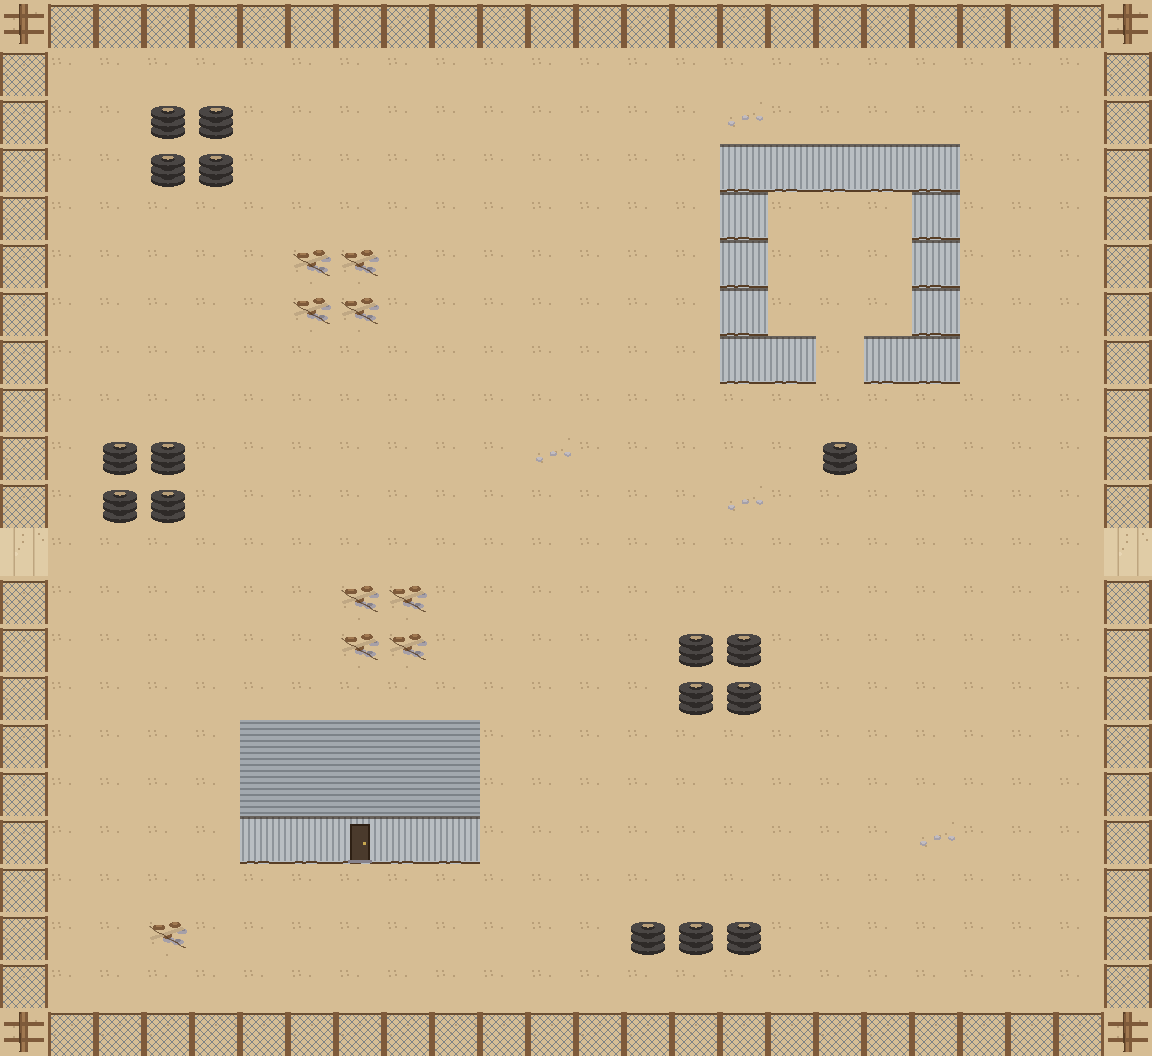

A 2D game scene composited from a Tiled map and its tileset images. What follows is a short description and the map's XML, with every tile layer's data as written:
An orthogonal 24x22 tile map with 48x48 px tiles, 1 tile layer (Ground), 3 tilesets and 12 objects (Spawn, Exit, Chest, Padlock, Ledger, ...).

<map version="1.10" tiledversion="1.12.2" orientation="orthogonal" renderorder="right-down" width="24" height="22" tilewidth="48" tileheight="48" infinite="0" nextlayerid="3" nextobjectid="13">
 <tileset firstgid="1" source="terrain.tsx" />
 <tileset firstgid="289" source="tileset.tsx" />
 <tileset firstgid="295" source="lokasie.tsx" />
 <layer id="1" name="Ground" width="24" height="22">
  <data encoding="csv">
306,305,305,305,305,305,305,305,305,305,305,305,305,305,305,305,305,305,305,305,305,305,305,306,
305,295,295,295,295,295,295,295,295,295,295,295,295,295,295,295,295,295,295,295,295,295,295,305,
305,295,295,307,307,295,295,295,295,295,295,295,295,295,295,296,295,295,295,295,295,295,295,305,
305,295,295,307,307,295,295,295,295,295,295,295,295,295,295,299,299,299,299,299,295,295,295,305,
305,295,295,295,295,295,295,295,295,295,295,295,295,295,295,299,295,295,295,299,295,295,295,305,
305,295,295,295,295,295,308,308,295,295,295,295,295,295,295,299,295,295,295,299,295,295,295,305,
305,295,295,295,295,295,308,308,295,295,295,295,295,295,295,299,295,295,295,299,295,295,295,305,
305,295,295,295,295,295,295,295,295,295,295,295,295,295,295,299,299,295,299,299,295,295,295,305,
305,295,295,295,295,295,295,295,295,295,295,295,295,295,295,295,295,295,295,295,295,295,295,305,
305,295,307,307,295,295,295,295,295,295,295,296,295,295,295,295,295,307,295,295,295,295,295,305,
305,295,307,307,295,295,295,295,295,295,295,295,295,295,295,296,295,295,295,295,295,295,295,305,
297,295,295,295,295,295,295,295,295,295,295,295,295,295,295,295,295,295,295,295,295,295,295,297,
305,295,295,295,295,295,295,308,308,295,295,295,295,295,295,295,295,295,295,295,295,295,295,305,
305,295,295,295,295,295,295,308,308,295,295,295,295,295,307,307,295,295,295,295,295,295,295,305,
305,295,295,295,295,295,295,295,295,295,295,295,295,295,307,307,295,295,295,295,295,295,295,305,
305,295,295,295,295,302,302,302,302,302,295,295,295,295,295,295,295,295,295,295,295,295,295,305,
305,295,295,295,295,302,302,302,302,302,295,295,295,295,295,295,295,295,295,295,295,295,295,305,
305,295,295,295,295,299,299,311,299,299,295,295,295,295,295,295,295,295,295,296,295,295,295,305,
305,295,295,295,295,295,295,295,295,295,295,295,295,295,295,295,295,295,295,295,295,295,295,305,
305,295,295,308,295,295,295,295,295,295,295,295,295,307,307,307,295,295,295,295,295,295,295,305,
305,295,295,295,295,295,295,295,295,295,295,295,295,295,295,295,295,295,295,295,295,295,295,305,
306,305,305,305,305,305,305,305,305,305,305,305,305,305,305,305,305,305,305,305,305,305,305,306
  </data>
 </layer>
 <objectgroup id="2" name="Objects">
  <object id="1" name="Spawn" x="72" y="552">
   <point />
  </object>
  <object id="2" name="Exit" x="1128" y="552">
   <point />
  </object>
  <object id="3" name="Chest" x="840" y="264">
   <point />
  </object>
  <object id="4" name="Padlock" x="840" y="360">
   <point />
  </object>
  <object id="5" name="Ledger" x="648" y="408">
   <point />
  </object>
  <object id="6" name="YardBoss1" x="1032" y="552">
   <point />
  </object>
  <object id="7" name="Skollie1" x="936" y="456">
   <point />
  </object>
  <object id="8" name="Brak1" x="984" y="648">
   <point />
  </object>
  <object id="9" name="Skollie2" x="504" y="552">
   <point />
  </object>
  <object id="10" name="Brak2" x="504" y="696">
   <point />
  </object>
  <object id="11" name="Drums1" x="984" y="840">
   <point />
  </object>
  <object id="12" name="Scrap1" x="264" y="936">
   <point />
  </object>
 </objectgroup>
</map>
